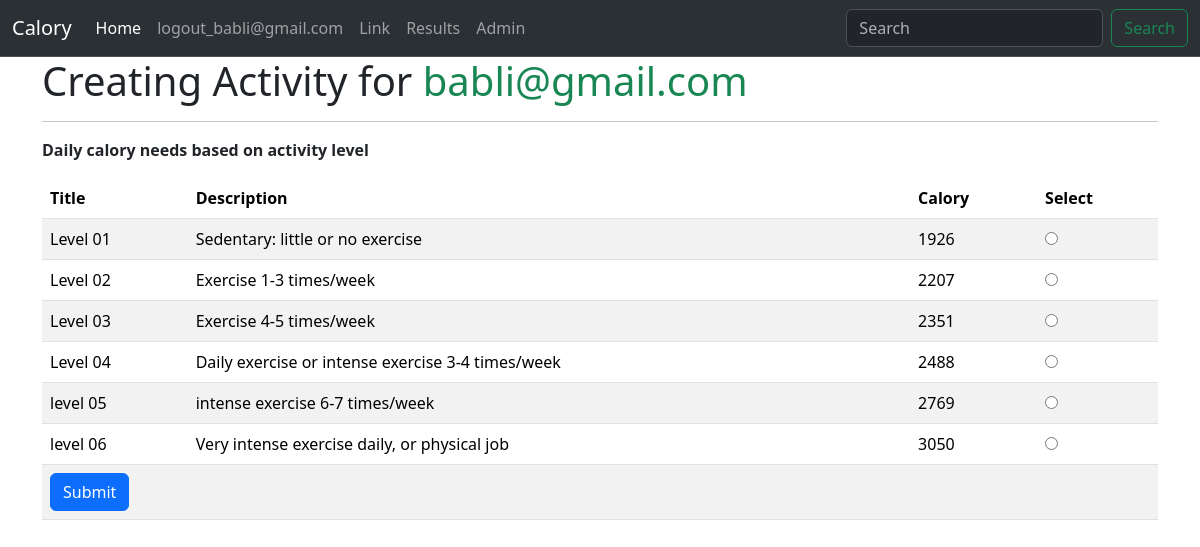
/create_activity/ (signed in), run on the app's committed database.
### calory_counter_app/models.py (models this page shows, shortened)
class Exercise(models.Model):
    title = models.CharField(max_length=30)
    description = models.TextField()
    calory = models.IntegerField()

### calory_counter_app/views.py (the view, shortened to what this page needs)
# urls.py: path('create_activity/', views.user_activity_create_view, name='create_activity'),
def user_activity_create_view(request):
    exercises = Exercise.objects.all()
    return render(request, 'user_activity_create.html', {'exercises': exercises})

### templates/user_activity_create.html (shortened to what this page needs)
{% extends "base.html" %}
{% block main %}
    <h1>Creating Activity for <span class='text-success'>{{request.user}}</span></h1>
<hr>
<table class="table table-striped table-inverse table-responsive">
    <p><b>Daily calory needs based on activity level</b></p>
    <thead class="thead-inverse bg-success">
        <tr>
            <th>Title</th>
            <th>Description</th>
            <th>Calory</th>
            <th>Select</th>
        </tr>
        </thead>
        <tbody>
            <form  method="post">
                {% for exercise in exercises %}
                <tr>
                    <td scope="row">{{exercise.title}}</td>
                    <td>{{exercise.description}}</td>
                    <td>{{exercise.calory}}</td>
                    <td><input type="radio" name="ex" value="{{exercise.id}}"></td>
                </tr>
                {% endfor %}
                <tr>
                    <td colspan="4">
                    <button type="submit" class="btn btn-primary">Submit</button>
                    </td>
                </tr>
            </form>
        </tbody>
</table>
{% endblock main %}

### templates/header.html (shortened to what this page needs)
<nav class="navbar navbar-expand-lg bg-body-tertiary bg-dark border-bottom border-body" data-bs-theme="dark">
    <div class="container-fluid">
      <a class="navbar-brand" href="{% url 'home' %}">Calory</a>
      <div class="collapse navbar-collapse" id="navbarSupportedContent">
        <ul class="navbar-nav me-auto mb-2 mb-lg-0">
          <li class="nav-item">
            <a class="nav-link active" aria-current="page" href="{% url 'home' %}">Home</a>
          </li>
          {% if request.user.is_authenticated %}
          <li class="nav-item">
            <a class="nav-link" href="{% url 'logout' %}">logout_{{user}}</a>
          </li>
          {% endif %}
          <li class="nav-item">
            <a class="nav-link" href="#">Link</a>
          </li>
          <li class="nav-item">
            <a class="nav-link" href="{% url 'results' %}">Results</a>
          </li>
          <li class="nav-item">
            <a class="nav-link" href="/admin">Admin</a>
          </li>
        </ul>
        <form class="d-flex" role="search">
          <input class="form-control me-2" type="search" placeholder="Search" aria-label="Search">
          <button class="btn btn-outline-success" type="submit">Search</button>
        </form>
      </div>
    </div>
  </nav>

### data on the page
Exercise: title "Level 01", description "Sedentary: little or no exercise", calory "1926"
Exercise: title "Level 02", description "Exercise 1-3 times/week", calory "2207"
Exercise: title "Level 03", description "Exercise 4-5 times/week", calory "2351"
Exercise: title "Level 04", description "Daily exercise or intense exercise 3-4 times/week", calory "2488"
Exercise: title "level 05", description "intense exercise 6-7 times/week", calory "2769"
Exercise: title "level 06", description "Very intense exercise daily, or physical job", calory "3050"

### other printed values
{{ user }} "babli@gmail.com"
{{ request.user }} "babli@gmail.com"
